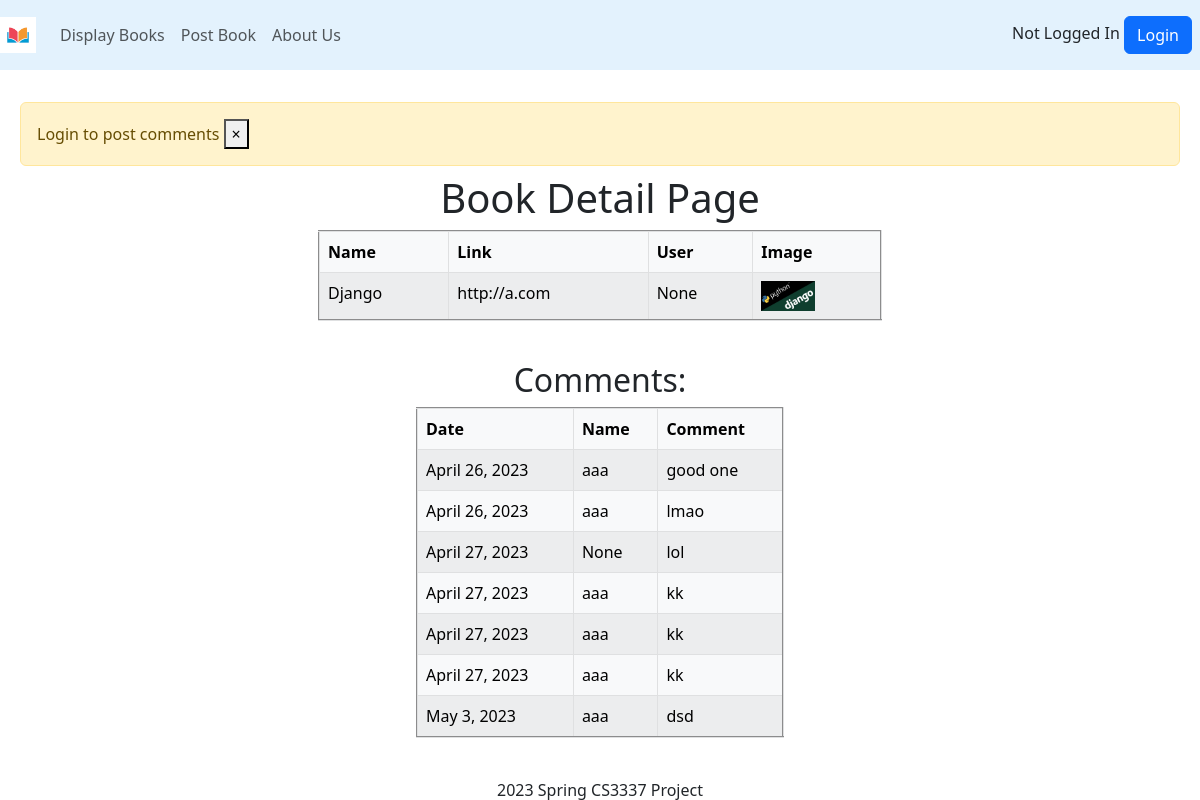
Before: /book_detail/1 with the older database file.
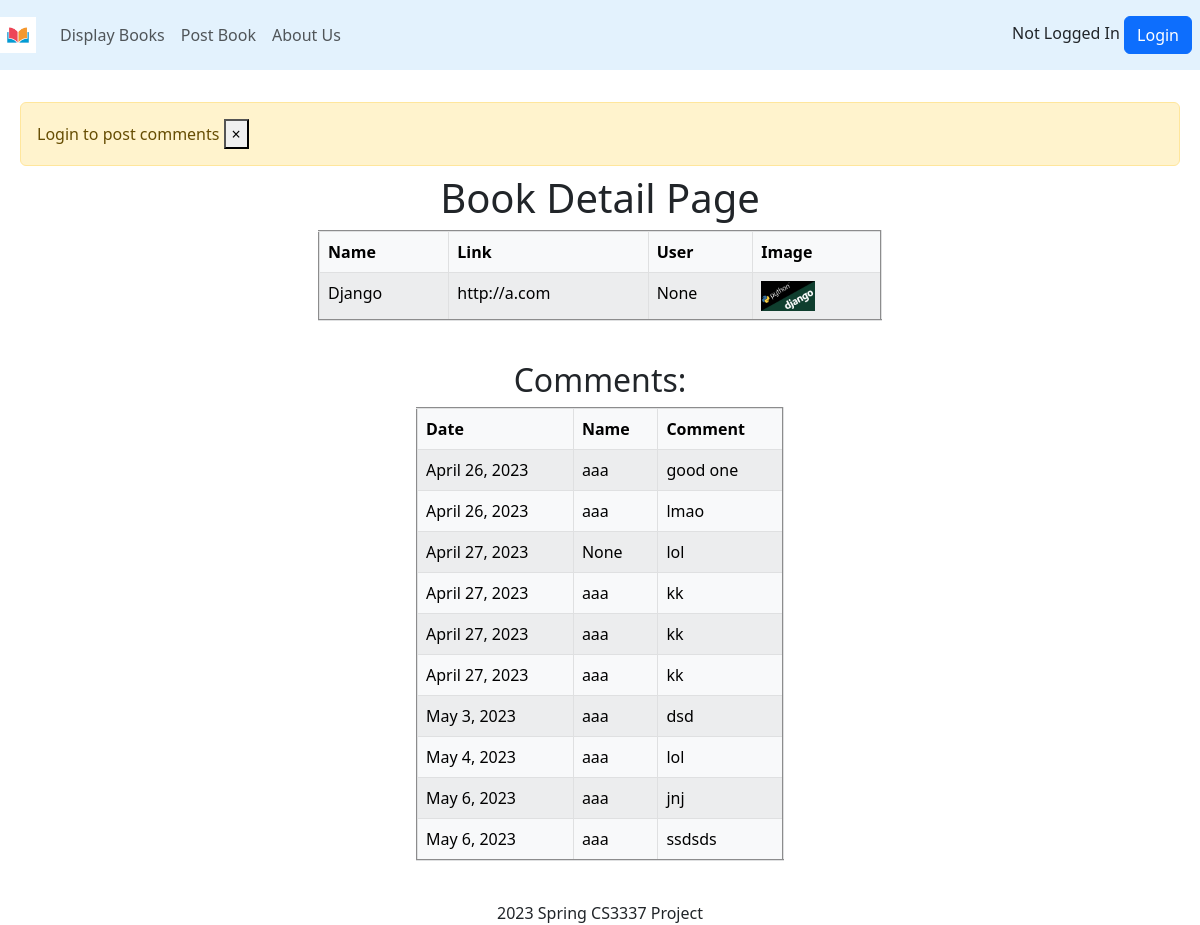
After: the same page with the newer database file.
### bookMng/models.py (models this page shows, shortened)
class Book(models.Model):
    name = models.CharField(max_length=200)
    web = models.URLField(max_length=200)
    price = models.DecimalField(decimal_places=2, max_digits=8)
    publishdate = models.DateField(auto_now=True)
    picture = models.FileField(upload_to='bookEx/static/uploads')
    pic_path = models.CharField(max_length=300, editable=False, blank=True)
    username = models.ForeignKey(User, blank=True, null=True, on_delete=models.CASCADE)
    favorites = models.ManyToManyField(User, related_name='favorite', default=None, blank=True)

class Comment(models.Model):
    content = models.TextField(max_length=300)
    book_origin = models.ForeignKey(Book, on_delete=models.CASCADE)
    username = models.ForeignKey(User, blank=True, null=True, on_delete=models.CASCADE)
    publishdate = models.DateField(auto_now=True)

### bookMng/views.py (the view)
# urls.py: path('book_detail/<int:book_id>', views.book_detail, name='book_detail'),
def book_detail(request, book_id):
    book = Book.objects.get(id=book_id)
    book.pic_path = book.picture.url[14:]
    comments = Comment.objects.filter(book_origin=book)
    if request.method == 'POST':
        form = CommentForm(request.POST, request.FILES)
        if form.is_valid():
            comment = form.save(commit=False)
            try:
                comment.username = request.user
            except Exception:
                pass
            comment.book_origin = book
            comment.save()
            messages.success(request, "Comment Posted Successfully!")
    else:
        form = CommentForm()
    return render(request,
                  'bookMng/book_detail.html',
                  {
                      'item_list': MainMenu.objects.all(),
                      'book': book,
                      'form': form,
                      'comments': comments,
                  }
                  )

### bookEx/templates/bookMng/book_detail.html (shortened to what this page needs)
{% extends "base.html" %}
{% load static %}
{% block content %}
    {% if user.is_authenticated  %}
    {% else %}
    <div class="alert alert-warning alert-dismissible fade show m-2" id ="msg" role="alert">
        Login to post comments
        <button type="button" class="close" data-dismiss="alert" aria-label="Close">
            <span aria-hidden="true">&times;</span>
        </button>
    </div>
    {% endif %}
    <h1 align="center"> Book Detail Page </h1>
    <div class="container col-lg-6 col-md-6">
         <table class = "table table-bordered table-light table-striped" align="center" border="2" width="400">
             <thead class="thead thead-dark">
                <tr>
                  <th scope="col">Name</th>
                  <th scope="col">Link</th>
                  <th scope="col">User</th>
                  <th scope="col">Image</th>
                </tr>
             </thead>
              <tr>
                  <td>
                     {{ book.name }}
                  </td>
                  <td>
                     {{ book.web }}
                  </td>
                  <td>
                     {{ book.username }}
                  </td>
                  <td>
                     <img src="{% static book.pic_path %}" height="30"/>
                  </td>
              </tr>
         </table>
    </div>
    <br>
    <div class ="container col-lg-6 col-md-6" align ="center">
        <h2>Comments:</h2>
    </div>
    <div class="container col-lg-4 col-md-4">
        <table class = "table table-bordered table-light table-striped" align="center" border="2" width="400">
            <thead>
                <tr>
                  <th scope="col">Date</th>
                  <th scope="col">Name</th>
                  <th scope="col">Comment</th>
                </tr>
            </thead>
            {% if comments %}
            {% for comment in comments %}
              <tr>
                  <td>
                     {{ comment.publishdate }}
                  </td>
                  <td>
                      {{ comment.username }}
                  </td>
                  <td>
                     {{ comment.content }}
                  </td>
              </tr>
            {% endfor %}
            {% else %}
                <tr>
                  <td>
                      There are no comments.
                  </td>
                </tr>
            {% endif %}
        </table>
    </div>
{% endblock content %}

### bookEx/templates/base.html (shortened to what this page needs)
{% load static %}
<!DOCTYPE html>
<html lang="en">
<head>
    {% load static %}
    <link href="{% static 'main.css' %}" rel="stylesheet" type="text/css">
    <link rel="stylesheet" type="text/css" href="{% static 'css/bootstrap.min.css' %}" >
</head>
<body>
    <nav class=" col navbar navbar-expand-lg navbar-light" style="background-color: #e3f2fd;">
        <a class="navbar-brand ml-5" href="/">
            <div>
                <img class="float-left" src="{% static 'logo.jpg' %}" height="36">
            </div>
        </a>
        <ul class="navbar-nav me-auto mb-2 mb-lg-0">
                <li class="nav-item">
                    <a class="nav-link" href="{% url 'displaybooks' %}">Display Books</a>
                </li>
                <li class="nav-item">
                    <a class="nav-link" href="{% url 'postbook' %}"> Post Book</a>
                </li>
                <li class="nav-item">
                    <a class="nav-link" href="{% url 'aboutus' %}">About Us</a>
                </li>
        </ul>
        <span>
            <div class="text-right m-2">
                {% if user.is_authenticated  %}
                    {{ user.username }}
                    <a class="btn btn-primary" href="{% url 'logout' %}?next=/">Logout</a>
                {% else %}
                    Not Logged In
                    <a class="btn btn-primary" href="{% url 'login' %}?next=/">Login</a>
                {% endif %}
            </div>
        </span>
    </nav>
    <br>
    <div class="container-fluid">
      {% block content %}{% endblock content %}
    </div>
    <br>
    <div class="row align-items-end">
      <footer class="mt-auto container-fluid text-center">
          2023 Spring CS3337 Project
      </footer>
    </div>
</body>
</html>

Changed rows visible on the page:
added Comment: publishdate "May 4, 2023", username "aaa", content "lol"
added Comment: publishdate "May 6, 2023", username "aaa", content "jnj"
added Comment: publishdate "May 6, 2023", username "aaa", content "ssdsds"
